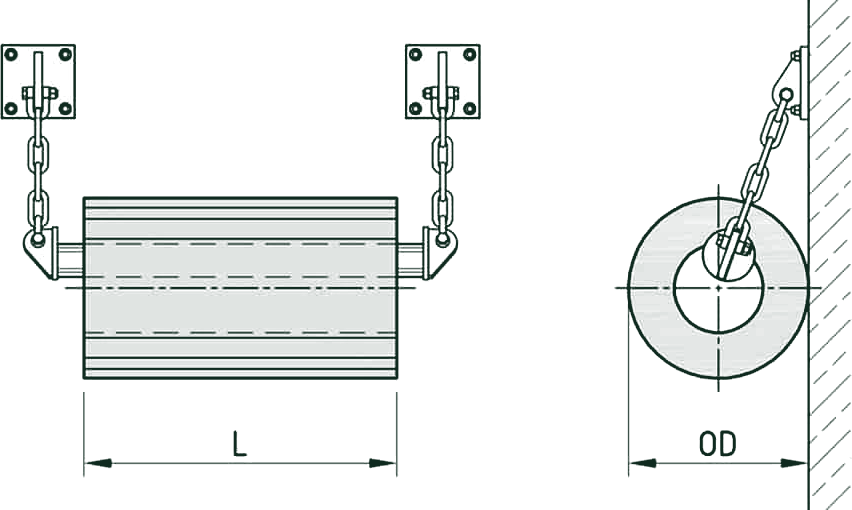
#> input picture assets/engineering/shibata/cylindrical-drawing.webp, 852 x 510 px
$ python trace_logo.py ../../assets/engineering/shibata/cylindrical-drawing.webp ../../assets/engineering/shibata/fe-element-drawing.webp ../../assets/engineering/shibata/fe-element-drawing.webp
#> lines starting #> are read from the running program, lines starting #| are printed output that depends on the picture
"""Trace a small raster logo into a crisp multi-colour SVG: upscale, split into its main colours, potrace each colour
layer and stack them. Usage: python3 trace_logo.py in.png out.svg "#hex1,#hex2,..."  (the logo's colours)"""
import sys, os, subprocess, tempfile, re
from PIL import Image, ImageFilter

src, dst, cols = sys.argv[1], sys.argv[2], [c.strip() for c in sys.argv[3].split(",")]
im = Image.open(src).convert("RGBA")
#> im is the input picture: PIL image 852x510 RGBA; mean R, G, B, A 15, 42, 31, 19
S = 8; W, H = im.size
#> after `W, H = im.size`: W = 852; H = 510
big = im.resize((W * S, H * S), Image.LANCZOS)
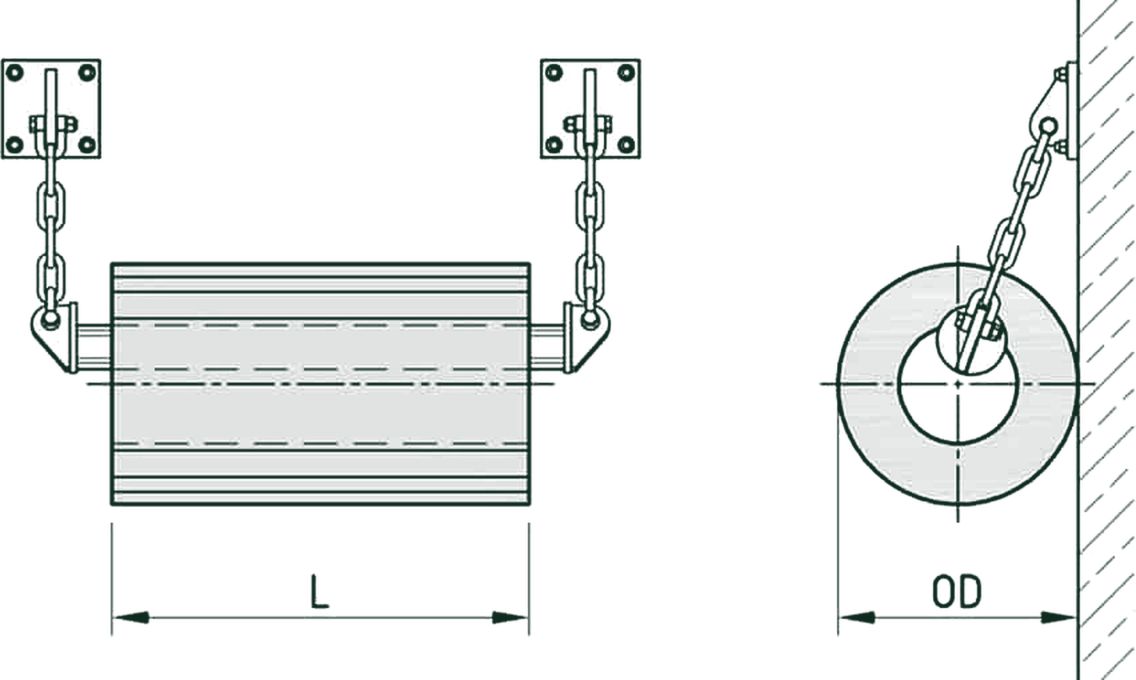
#> big: PIL image 6816x4080 RGBA (shown at 1/6 size); mean R, G, B, A 3.5, 10.1, 7.3, 19; transparent parts drawn white
#> (the run stopped early here; a loop or call above may not have finished)

$ run again, on assets/engineering/shibata/fe-element-p0.webp
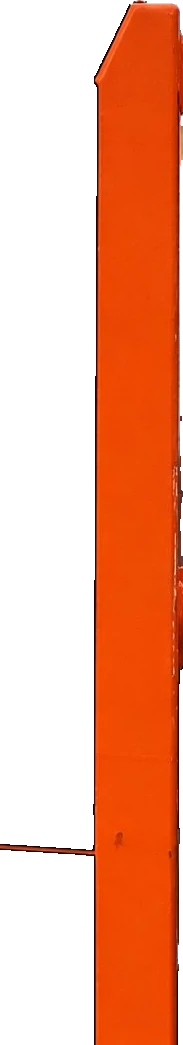
#> input picture assets/engineering/shibata/fe-element-p0.webp, 183 x 1045 px
#> im is the input picture: PIL image 183x1045 RGBA; mean R, G, B, A 106.2, 34.2, 5, 117.8
#> `big = im.resize((W * S, H * S), Image.LANCZOS)`:
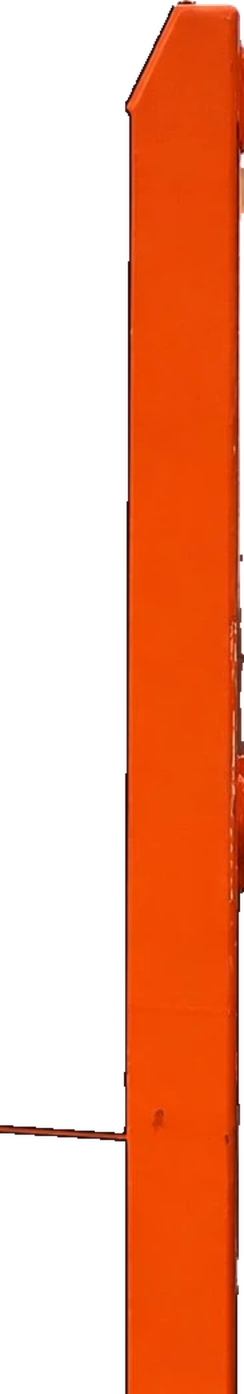
#> big: PIL image 1464x8360 RGBA (shown at 1/6 size); mean R, G, B, A 105.1, 32.8, 3.5, 117.8; transparent parts drawn white

$ run again, on assets/engineering/shibata/fe-element-p1.webp
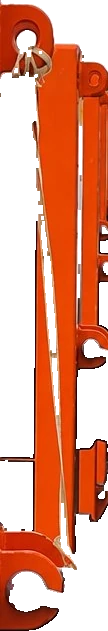
#> input picture assets/engineering/shibata/fe-element-p1.webp, 108 x 631 px
#> im is the input picture: PIL image 108x631 RGBA; mean R, G, B, A 121.1, 48.4, 22, 140.4
#> `big = im.resize((W * S, H * S), Image.LANCZOS)`:
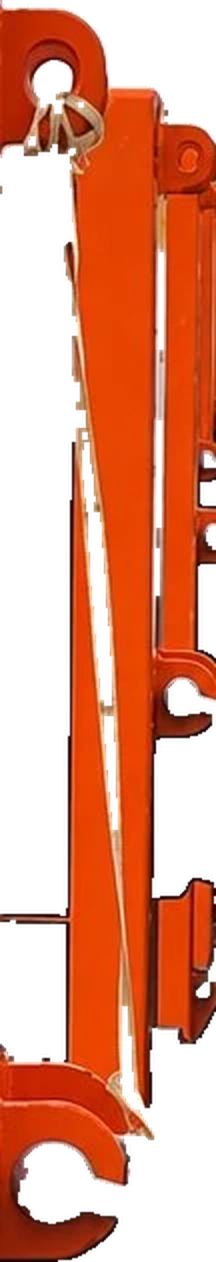
#> big: PIL image 864x5048 RGBA (shown at 1/4 size); mean R, G, B, A 115.9, 42.6, 15.9, 140.4; transparent parts drawn white
